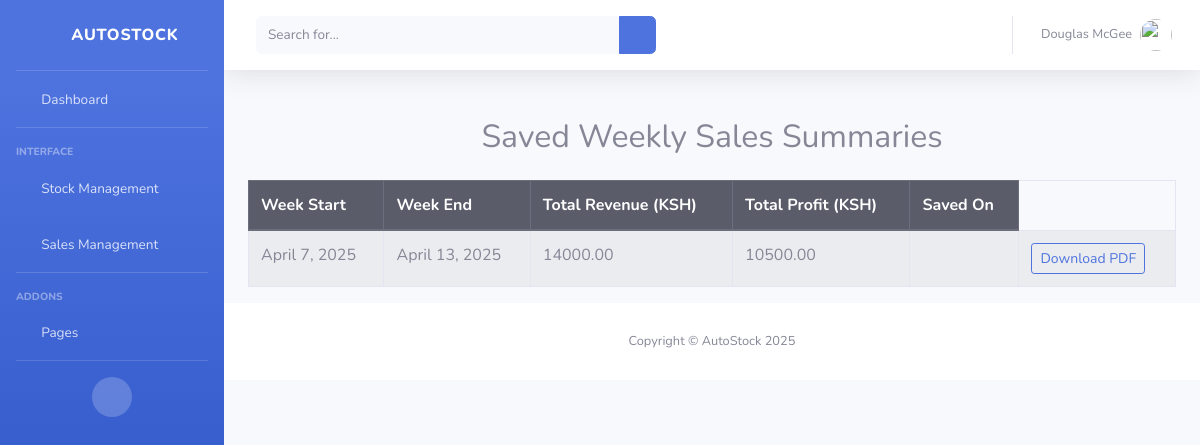
Page /weekly_summary_list/ on the committed database.
### autoapp/models.py (models this page shows, shortened)
class WeeklySalesRecord(models.Model):
    week_start = models.DateField()
    week_end = models.DateField()
    total_revenue = models.DecimalField(max_digits=12, decimal_places=2)
    total_profit = models.DecimalField(max_digits=12, decimal_places=2)
    created_at = models.DateTimeField(auto_now_add=True)

### autoapp/views.py (the view)
# urls.py: path('weekly_summary_list/', views.weekly_summary_list, name='weekly_summary_list'),
def weekly_summary_list(request):
    summaries = WeeklySalesRecord.objects.order_by('-week_start')  # Newest first
    return render(request, "weekly_summary_list.html", {"summaries": summaries})

### template/weekly_summary_list.html (shortened to what this page needs)
<!DOCTYPE html>
<html lang="en">
<head>
    {% load static %}
    <link href="{% static 'vendor/fontawesome-free/css/all.min.css' %}" rel="stylesheet" type="text/css">
    <link href="{% static 'css/sb-admin-2.min.css' %}" rel="stylesheet">
    <link href="{% static 'vendor/datatables/dataTables.bootstrap4.min.css' %}" rel="stylesheet">
</head>
<body id="page-top">
    <div id="wrapper">
        <ul class="navbar-nav bg-gradient-primary sidebar sidebar-dark accordion" id="accordionSidebar">
            <a class="sidebar-brand d-flex align-items-center justify-content-center" href="{% url 'index' %}">
                <div class="sidebar-brand-icon rotate-n-15">
                    <i class="fas fa-laugh-wink"></i>
                </div>
                <div class="sidebar-brand-text mx-3">AutoStock <sup></sup></div>
            </a>
            <hr class="sidebar-divider my-0">
            <li class="nav-item">
                <a class="nav-link" href="{% url 'index' %}">
                    <i class="fas fa-fw fa-tachometer-alt"></i>
                    <span>Dashboard</span></a>
            </li>
            <hr class="sidebar-divider">
            <div class="sidebar-heading">
                Interface
            </div>
           <li class="nav-item">
                <a class="nav-link collapsed" href="#" data-toggle="collapse" data-target="#collapseTwo"
                    aria-expanded="true" aria-controls="collapseTwo">
                    <i class="fas fa-fw fa-cog"></i>
                    <span>Stock Management</span>
                </a>
            </li>
           <li class="nav-item">
                <a class="nav-link collapsed" href="#" data-toggle="collapse" data-target="#collapseUtilities"
                    aria-expanded="true" aria-controls="collapseUtilities">
                    <i class="fas fa-fw fa-wrench"></i>
                    <span>Sales Management</span>
                </a>
            </li>
            <hr class="sidebar-divider">
            <div class="sidebar-heading">
                Addons
            </div>
            <li class="nav-item">
                <a class="nav-link collapsed" href="#" data-toggle="collapse" data-target="#collapsePages"
                    aria-expanded="true" aria-controls="collapsePages">
                    <i class="fas fa-fw fa-folder"></i>
                    <span>Pages</span>
                </a>
            </li>
            <hr class="sidebar-divider d-none d-md-block">
            <div class="text-center d-none d-md-inline">
                <button class="rounded-circle border-0" id="sidebarToggle"></button>
            </div>
        </ul>
        <div id="content-wrapper" class="d-flex flex-column">
            <div id="content">
                <nav class="navbar navbar-expand navbar-light bg-white topbar mb-4 static-top shadow">
                    <form
                        class="d-none d-sm-inline-block form-inline mr-auto ml-md-3 my-2 my-md-0 mw-100 navbar-search">
                        <div class="input-group">
                            <input type="text" class="form-control bg-light border-0 small" placeholder="Search for..."
                                aria-label="Search" aria-describedby="basic-addon2">
                            <div class="input-group-append">
                                <button class="btn btn-primary" type="button">
                                    <i class="fas fa-search fa-sm"></i>
                                </button>
                            </div>
                        </div>
                    </form>
                    <ul class="navbar-nav ml-auto">
                        <li class="nav-item dropdown no-arrow">
                            <a class="nav-link dropdown-toggle" href="#" id="userDropdown" role="button"
                                data-toggle="dropdown" aria-haspopup="true" aria-expanded="false">
                                <span class="mr-2 d-none d-lg-inline text-gray-600 small">Douglas McGee</span>
                                <img class="img-profile rounded-circle"
                                    src="{% static 'img/undraw_profile.svg' %}">
                            </a>
                        </li>
                    </ul>
                </nav>
              <div class="container mt-5">
    <h2 class="text-center mb-4">Saved Weekly Sales Summaries</h2>
    {% if summaries %}
        <table class="table table-bordered table-striped">
            <thead class="thead-dark">
                <tr>
                    <th>Week Start</th>
                    <th>Week End</th>
                    <th>Total Revenue (KSH)</th>
                    <th>Total Profit (KSH)</th>
                    <th>Saved On</th>
                </tr>
            </thead>
            <tbody>
                {% for summary in summaries %}
                <tr>
                    <td>{{ summary.week_start }}</td>
                    <td>{{ summary.week_end }}</td>
                    <td>{{ summary.total_revenue }}</td>
                    <td>{{ summary.total_profit }}</td>
                    <td>{{ summary.saved_on }}</td>
                    <td>
                       <a href="{% url 'download_weekly_summary_pdf' summary.id %}" class="btn btn-sm btn-outline-primary">
                       Download PDF
                       </a>
                    </td>
                </tr>
                {% endfor %}
            </tbody>
        </table>
    {% else %}
        <p class="text-center">No summaries saved yet.</p>
    {% endif %}
</div>
            <footer class="sticky-footer bg-white">
                <div class="container my-auto">
                    <div class="copyright text-center my-auto">
                        <span>Copyright &copy; AutoStock 2025</span>
                    </div>
                </div>
            </footer>
        </div>
    </div>
</body>
</html>

### rows in the picture
WeeklySalesRecord: week_start "April 7, 2025", week_end "April 13, 2025", total_revenue "14000.00", total_profit "10500.00"
